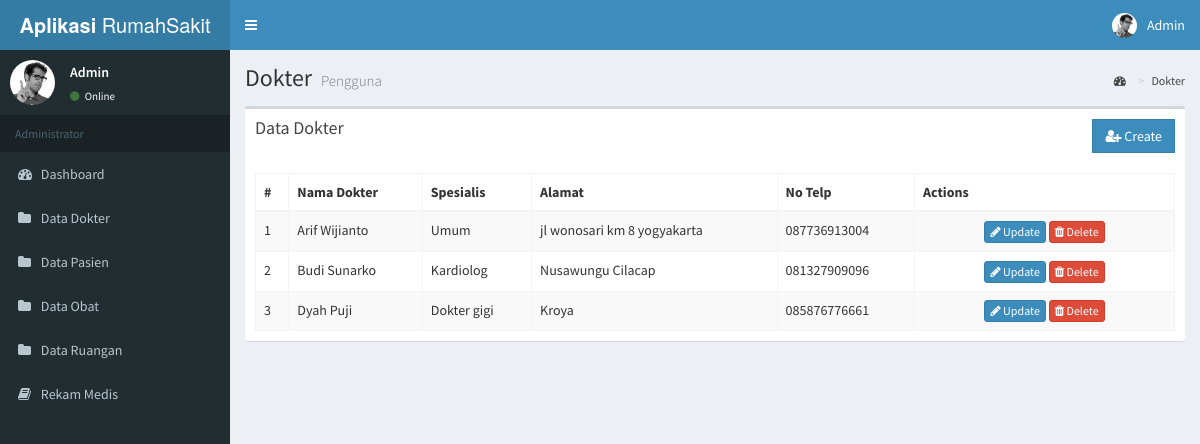
Page /index.php/dokter on the committed database.
### tables this page shows
CREATE TABLE `tb_user` (
  `user_id` int(11) NOT NULL,
  `username` varchar(40) NOT NULL,
  `password` varchar(40) NOT NULL,
  `name` varchar(100) NOT NULL,
  `address` varchar(200) DEFAULT NULL,
  `level` int(1) NOT NULL COMMENT '1:admin, 2:user'
);

CREATE TABLE `tb_dokter` (
  `id_dokter` int(11) NOT NULL,
  `nama_dokter` varchar(50) NOT NULL,
  `spesialis` varchar(50) NOT NULL,
  `alamat` varchar(50) NOT NULL,
  `no_telp` varchar(15) NOT NULL
);

### application/libraries/Template.php (called while the page is built)
<?php
Class Template {
    var $template_data = array();
    function set($name, $value)
    {
        $this->template_data[$name] = $value;
    }
    function load($template = '', $view = '', $view_data = array(), $return =FALSE)
    {
        $this->CI =& get_instance();
        $this->set('contents', $this->CI->load->view($view, $view_data, TRUE));
        return $this->CI->load->view($template, $this->template_data, $return);
    }
}

### application/controllers/Dokter.php (called while the page is built, shortened)
<?php
class Dokter extends CI_Controller {
	public function index()
	{
		$data['dokters'] = $this->dokter_m->getDataDokter();
		$this->template->load('template', 'dokter/dokter_data',$data);
	}
}

### index.php (called while the page is built, shortened)
<?php
require_once BASEPATH.'core/CodeIgniter.php';

### application/models/Dokter_m.php (called while the page is built, shortened)
<?php
class Dokter_m extends CI_Model {
   public $tb_dokter ="tb_dokter";
    public function getDataDokter(){
        $query = $this->db->get($this->tb_dokter);
        return $query->result_array();
    }
}

### application/libraries/Fungsi.php (called while the page is built, shortened)
<?php
class Fungsi
{
    protected $ci;
    function __construct(){
        $this->ci =& get_instance();
    }
    function user_login(){
        $user_id = $this->ci->session->userdata('userid');
        $user_data = $this->ci->user_m->get($user_id)->row();
        return $user_data;
    }
}

### application/models/User_m.php (called while the page is built, shortened)
<?php
class User_m extends CI_Model {
    public function get($id = null){
        $this->db->from('tb_user');
        $query = $this->db->get();
        return $query;
    }
}

### application/views/dokter/dokter_data.php (the view, shortened to what this page needs)
<section class="content-header">
	<h1>
		Dokter
		<small>Pengguna</small>
	</h1>
	<ol class="breadcrumb">
		<li><a href="#"><i class="fa fa-dashboard"></i> </a></li>
		<li><a href="#">Dokter</a></li>
	</ol>
</section>
<section class="content">
	<div class="box">
		<div class="box-header">
			<h3 class="box-title">Data Dokter</h3>
			<div class="pull-right">
				<a href="<?=site_url('dokter/add')?>" class="btn btn-primary btn-flat">
					<i class="fa fa-user-plus"></i> Create
				</a>
			</div>
		</div>
		<div class="box-body table-responsive">
			<table class="table table-bordered table-striped">
				<thead>
					<tr>
						<th>#</th>
						<th>Nama Dokter</th>
						<th>Spesialis</th>
						<th>Alamat</th>
						<th>No Telp</th>
						<th>Actions</th>
					</tr>
				</thead>
				<tbody>
					<?php $no=1;?>
					<?php foreach($dokters as $dokter): ?>
					<tr>
						<td><?php echo $no; ?></td>
						<td><?php echo $dokter['nama_dokter'] ?></td>
						<td><?php echo $dokter['spesialis'] ?></td>
						<td><?php echo $dokter['alamat'] ?></td>
						<td><?php echo $dokter['no_telp'] ?></td>
						<td class="text-center" width="260px">
							<a href="<?=site_url('dokter/update/'. $dokter['id_dokter'])?>" class="btn btn-primary btn-xs">
								<i class="fa fa-pencil"></i> Update
							</a>
							<div onclick="deleteDokter(<?php echo $dokter['id_dokter'] ?>)" class="btn btn-danger btn-xs">
								<i class="fa fa-trash"></i> Delete
							</div>
						</td>
					</tr>
					<?php $no++;?>
					<?php endforeach; ?>
				</tbody>
			</table>
		</div>
	</div>
</section>

### application/views/template.php (shortened to what this page needs)
<!DOCTYPE html>
<html>
<head>
	<link rel="stylesheet" href="<?=base_url()?>assets/bower_components/bootstrap/dist/css/bootstrap.min.css">
	<link rel="stylesheet" href="<?=base_url()?>assets/bower_components/font-awesome/css/font-awesome.min.css">
	<link rel="stylesheet" href="<?=base_url()?>assets/bower_components/Ionicons/css/ionicons.min.css">
	<link rel="stylesheet" href="<?=base_url()?>assets/dist/css/AdminLTE.min.css">
	<link rel="stylesheet" href="<?=base_url()?>assets/dist/css/skins/_all-skins.min.css">
</head>
<body class="hold-transition skin-blue sidebar-mini">
	<div class="wrapper">
		<header class="main-header">
			<a href="<?=base_url()?>assets/index2.html" class="logo">
				<span class="logo-lg"><b>Aplikasi</b> RumahSakit</span>
			</a>
			<nav class="navbar navbar-static-top">
				<a href="#" class="sidebar-toggle" data-toggle="push-menu" role="button">
				</a>
				<div class="navbar-custom-menu">
					<ul class="nav navbar-nav">
						<li class="dropdown user user-menu">
							<a href="#" class="dropdown-toggle" data-toggle="dropdown">
								<img src="<?=base_url()?>assets/dist/img/user2-160x160.jpg" class="user-image" alt="User Image">
								<span class="hidden-xs"><?=ucfirst($this->fungsi->user_login()->username)?></span>
							</a>
						</li>
					</ul>
				</div>
			</nav>
		</header>
		<aside class="main-sidebar">
			<section class="sidebar">
				<div class="user-panel">
					<div class="pull-left image">
						<img src="<?=base_url()?>assets/dist/img/user2-160x160.jpg" class="img-circle" alt="User Image">
					</div>
					<div class="pull-left info">
						<p><?=ucfirst($this->fungsi->user_login()->username)?></p>
						<a href="#"><i class="fa fa-circle text-success"></i> Online</a>
					</div>
				</div>
				<ul class="sidebar-menu" data-widget="tree">
					<li class="header">Administrator</li>
					<li>
						<a href="<?=site_url('dashboard')?>">
							<i class="fa fa-dashboard"></i> <span>Dashboard</span>
						</a>
					</li>
					<li>
						<a href="<?=site_url('dokter')?>">
							<i class="fa fa-folder"></i> <span>Data Dokter</span>
						</a>
					</li>
          	<li>
						<a href="<?=site_url('pasien')?>">
							<i class="fa fa-folder"></i> <span>Data Pasien</span>
						</a>
					</li>
          	<li>
						<a href="<?=site_url('obat')?>">
							<i class="fa fa-folder"></i> <span>Data Obat</span>
						</a>
					</li>
          	<li>
						<a href="<?=site_url('ruangan')?>">
							<i class="fa fa-folder"></i> <span>Data Ruangan</span>
						</a>
					</li>
          	<li>
						<a href="<?=site_url('rekammedis')?>">
							<i class="fa fa-book"></i> <span>Rekam Medis</span>
						</a>
					</li>
				</ul>
			</section>
		</aside>
		<div class="content-wrapper">
			<?php echo $contents ?>
		</div>
	</div>
</body>
</html>

### rows in the picture
tb_user: username "Admin"
tb_dokter: nama_dokter "Arif Wijianto", spesialis "Umum", alamat "jl wonosari km 8 yogyakarta", no_telp "087736913004"
tb_dokter: nama_dokter "Budi Sunarko", spesialis "Kardiolog", alamat "Nusawungu Cilacap", no_telp "081327909096"
tb_dokter: nama_dokter "Dyah Puji", spesialis "Dokter gigi", alamat "Kroya", no_telp "085876776661"
